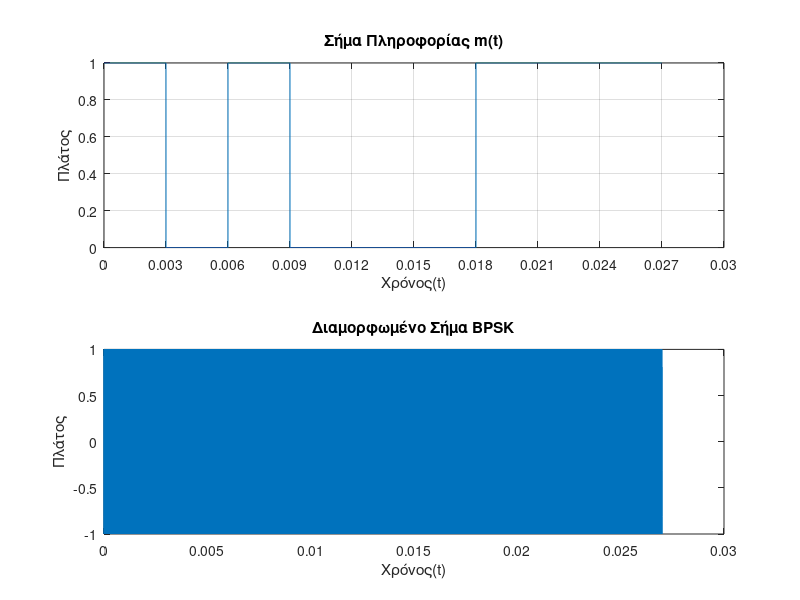
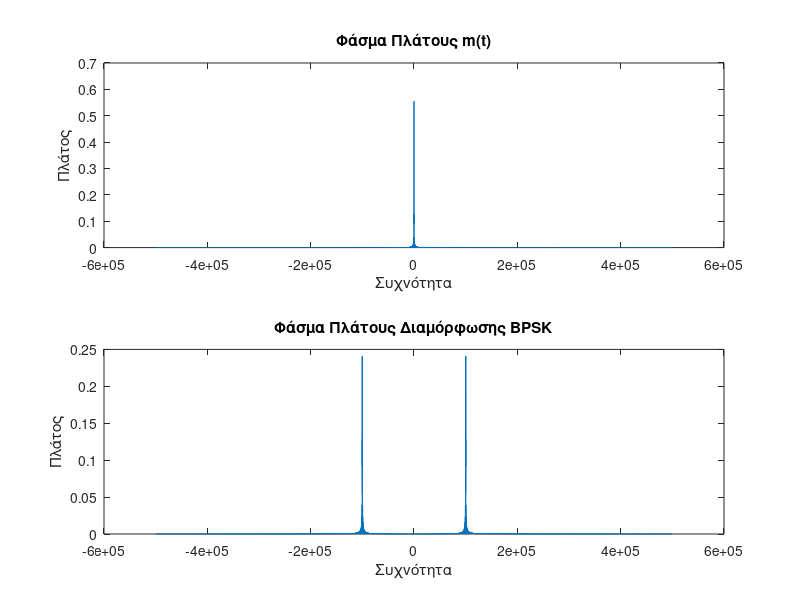

These figures' MATLAB source, in order:
A = 1;      % Πλάτος φέροντος σήματος
fc = 100e3; % Φέρουσα συχνότητα
fs = 1e6;   % Ρυθμός δειγματοληψίας
Tb = 3e-3;  % Bit duration
T = 1/fs;   % Περίοδος

% Σήμα πληροφορίας
m = [1 0 1 0 0 0 1 1 1];
N = length(m);
t = 0:T:N*Tb - T;           % Χρονική διάρκεια για το σήμα

% Σήμα φέροντος
bs = A*cos(2*pi*fc*t);

% Δημιουργία του διαμορφωμένου σήματος BPSK
m_mod = repelem(m, fs*Tb);   % Δειγματοληψία του σήματος πληροφορίας
% Διαμόρφωση BPSK
bpsk_signal = bs .* (2*m_mod - 1);

% Γραφική αναπαράστασεις σήματος πληροφορίας και διαμορφωμένου
t_val = 0:Tb:N;
figure;
subplot(2,1,1);
plot(t, m_mod);
title('Σήμα Πληροφορίας m(t)');
xlabel('Χρόνος(t)');
ylabel('Πλάτος');
xticks(t_val);
grid on;

subplot(2,1,2);
plot(t, bpsk_signal);
title('Διαμορφωμένο Σήμα BPSK');
xlabel('Χρόνος(t)');
ylabel('Πλάτος');

% Υπολογισμός του φάσματος
M = length(m_mod);      % το πλήθος των σημείων του σήματος
BW = 1/T;               % εύρος ζώνης που ορίζεται από τη δειγματοληψία
df = BW/length(m_mod);  % η δειγματοληψία στο πεδίο των συχνοτήτων
f = -BW/2:df:(BW/2-df); % πεδίο συχνότητας

% Φάσμα σήματος πληροφορίας
Mf = fft(m_mod);
M_f = fftshift(Mf)/M;

% Φάσμα διαμορφωμένου σήματος
BPSKf = fft(bpsk_signal);
BPSK_f = fftshift(BPSKf)/M;

% Γραφική αναπαράσταση του φάσματος πλάτους
figure;
subplot(2,1,1);
plot(f, abs(M_f));
title('Φάσμα Πλάτους m(t)');
xlabel('Συχνότητα');
ylabel('Πλάτος');

subplot(2,1,2);
plot(f, abs(BPSK_f));
title('Φάσμα Πλάτους Διαμόρφωσης BPSK');
xlabel('Συχνότητα');
ylabel('Πλάτος');